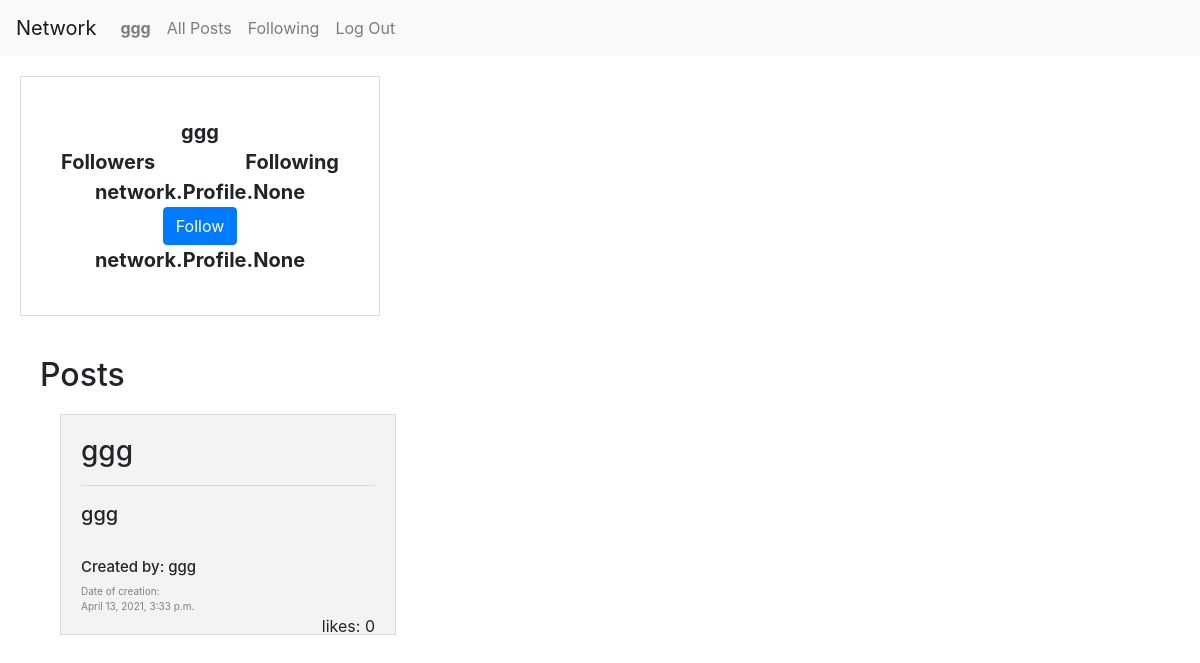
/profile (signed in), run on an earlier commit of the app's database.
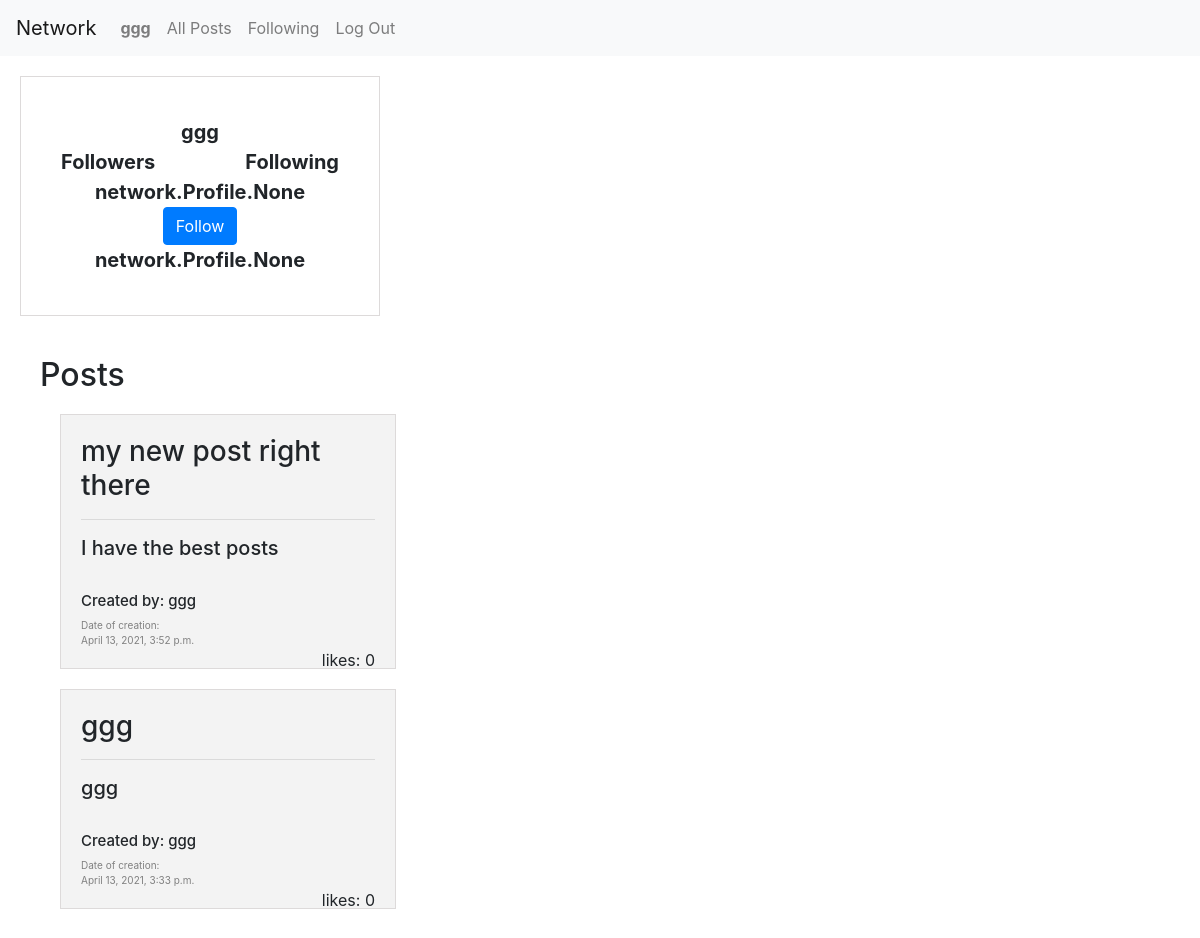
And on a later commit of the database.
### network/models.py (models this page shows, shortened)
class Post(models.Model):
    title = models.CharField(max_length=64)
    text = models.TextField()
    likes = models.IntegerField()
    creation_date = models.DateTimeField()
    author = models.ForeignKey(User, on_delete=models.CASCADE, blank=True, related_name="author")

class User(AbstractUser):
    def __str__(self):
        return self.username

### network/views.py (the view)
# urls.py: path("profile", views.profile, name="profile"),
def profile(request):
    posts_list = Post.objects.filter(author=request.user).order_by('-creation_date')
    return render(request, "network/profile.html",{
        "posts_list" : posts_list,
        "user": request.user,
    })

### network/templates/network/profile.html
{% extends "network/layout.html" %}
{% load static %}
{% block body %}
<div class="profile-container">
    <div class="row" style="text-align: center;">
        <div class="col-sm-2"></div>
        <div class="col-sm-8">{{user.username}}</div>
        <div class="col-sm-2"></div>
      </div>
      <div class="row" style="text-align: center;">
        <div class="col-sm">Followers</div>
        <div class="col-sm"></div>
        <div class="col-sm">Following</div>
      </div>
      <div class="row" style="text-align: center;">
        <div class="col-sm">{{user.followers}}</div>
        {% if user.is_authenticated %}
            <div class="col-sm"><button type="button" id="button" class="btn btn-primary">Follow</button></div>
        {% endif %}
        <div class="col-sm">{{user.following}}</div>
      </div>
</div>
<div class="posts-container">
    <h2>Posts</h2>
    {% for post in posts_list %}
        <div class="post">
            <h3>{{post.title}}</h3>
            <hr>
            <h5>{{post.text}}</h5>
            <br>
            <h5 style="font-size: 15px;">Created by: {{post.author}}</h5>
            <div class="date">
                Date of creation: <br>
                {{post.creation_date}}
            </div>
            <div class="likes">
                likes: {{post.likes}}
            </div>
        </div>
    {% endfor %}
</div>
{% endblock %}

What changed in the data, as far as the page shows it:
added Post: title "my new post right there", text "I have the best posts", author "ggg", creation_date "April 13, 2021, 3:52 p.m.", likes "0"
